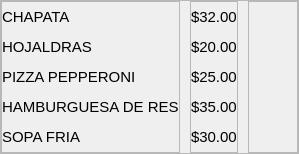
                     <widget class="QFrame" name="frame_29">
                      <property name="frameShape">
                       <enum>QFrame::StyledPanel</enum>
                      </property>
                      <property name="frameShadow">
                       <enum>QFrame::Raised</enum>
                      </property>
                      <layout class="QHBoxLayout" name="horizontalLayout_13">
                       <property name="spacing">
                        <number>10</number>
                       </property>
                       <property name="leftMargin">
                        <number>0</number>
                       </property>
                       <property name="topMargin">
                        <number>0</number>
                       </property>
                       <property name="rightMargin">
                        <number>0</number>
                       </property>
                       <property name="bottomMargin">
                        <number>0</number>
                       </property>
                       <item>
                        <widget class="QFrame" name="frame_30">
                         <property name="frameShape">
                          <enum>QFrame::StyledPanel</enum>
                         </property>
                         <property name="frameShadow">
                          <enum>QFrame::Raised</enum>
                         </property>
                         <layout class="QVBoxLayout" name="verticalLayout_22">
                          <property name="spacing">
                           <number>0</number>
                          </property>
                          <property name="leftMargin">
                           <number>0</number>
                          </property>
                          <property name="topMargin">
                           <number>0</number>
                          </property>
                          <property name="rightMargin">
                           <number>0</number>
                          </property>
                          <property name="bottomMargin">
                           <number>0</number>
                          </property>
                          <item>
                           <widget class="QLabel" name="label_57">
                            <property name="minimumSize">
                             <size>
                              <width>0</width>
                              <height>30</height>
                             </size>
                            </property>
                            <property name="maximumSize">
                             <size>
                              <width>16777215</width>
                              <height>30</height>
                             </size>
                            </property>
                            <property name="font">
                             <font>
                              <pointsize>11</pointsize>
                             </font>
                            </property>
                            <property name="text">
                             <string>CHAPATA</string>
                            </property>
                           </widget>
                          </item>
                          <item>
                           <widget class="QLabel" name="label_58">
                            <property name="minimumSize">
                             <size>
                              <width>0</width>
                              <height>30</height>
                             </size>
                            </property>
                            <property name="maximumSize">
                             <size>
                              <width>16777215</width>
                              <height>30</height>
                             </size>
                            </property>
                            <property name="font">
                             <font>
                              <pointsize>11</pointsize>
                             </font>
                            </property>
                            <property name="text">
                             <string>HOJALDRAS</string>
                            </property>
                           </widget>
                          </item>
                          <item>
                           <widget class="QLabel" name="label_63">
                            <property name="minimumSize">
                             <size>
                              <width>0</width>
                              <height>30</height>
                             </size>
                            </property>
                            <property name="maximumSize">
                             <size>
                              <width>16777215</width>
                              <height>30</height>
                             </size>
                            </property>
                            <property name="font">
                             <font>
                              <pointsize>11</pointsize>
                             </font>
                            </property>
                            <property name="text">
                             <string>PIZZA PEPPERONI</string>
                            </property>
                           </widget>
                          </item>
                          <item>
                           <widget class="QLabel" name="label_64">
                            <property name="minimumSize">
                             <size>
                              <width>0</width>
                              <height>30</height>
                             </size>
                            </property>
                            <property name="maximumSize">
                             <size>
                              <width>16777215</width>
                              <height>30</height>
                             </size>
                            </property>
                            <property name="font">
                             <font>
                              <pointsize>11</pointsize>
                             </font>
                            </property>
                            <property name="text">
                             <string>HAMBURGUESA DE RES</string>
                            </property>
                           </widget>
                          </item>
                          <item>
                           <widget class="QLabel" name="label_71">
                            <property name="minimumSize">
                             <size>
                              <width>0</width>
                              <height>30</height>
                             </size>
                            </property>
                            <property name="maximumSize">
                             <size>
                              <width>16777215</width>
                              <height>30</height>
                             </size>
                            </property>
                            <property name="font">
                             <font>
                              <pointsize>11</pointsize>
                             </font>
                            </property>
                            <property name="text">
                             <string>SOPA FRIA</string>
                            </property>
                           </widget>
                          </item>
                         </layout>
                        </widget>
                       </item>
                       <item>
                        <widget class="QFrame" name="frame_31">
                         <property name="frameShape">
                          <enum>QFrame::StyledPanel</enum>
                         </property>
                         <property name="frameShadow">
                          <enum>QFrame::Raised</enum>
                         </property>
                         <layout class="QVBoxLayout" name="verticalLayout_23">
                          <property name="spacing">
                           <number>0</number>
                          </property>
                          <property name="leftMargin">
                           <number>0</number>
                          </property>
                          <property name="topMargin">
                           <number>0</number>
                          </property>
                          <property name="rightMargin">
                           <number>0</number>
                          </property>
                          <property name="bottomMargin">
                           <number>0</number>
                          </property>
                          <item>
                           <widget class="QLabel" name="label_66">
                            <property name="minimumSize">
                             <size>
                              <width>0</width>
                              <height>30</height>
                             </size>
                            </property>
                            <property name="maximumSize">
                             <size>
                              <width>16777215</width>
                              <height>30</height>
                             </size>
                            </property>
                            <property name="font">
                             <font>
                              <pointsize>11</pointsize>
                             </font>
                            </property>
                            <property name="text">
                             <string>$32.00</string>
                            </property>
                           </widget>
                          </item>
                          <item>
                           <widget class="QLabel" name="label_67">
                            <property name="minimumSize">
                             <size>
                              <width>0</width>
                              <height>30</height>
                             </size>
                            </property>
                            <property name="maximumSize">
                             <size>
                              <width>16777215</width>
                              <height>30</height>
                             </size>
                            </property>
                            <property name="font">
                             <font>
                              <pointsize>11</pointsize>
                             </font>
                            </property>
                            <property name="text">
                             <string>$20.00</string>
                            </property>
                           </widget>
                          </item>
                          <item>
                           <widget class="QLabel" name="label_68">
                            <property name="minimumSize">
                             <size>
                              <width>0</width>
                              <height>30</height>
                             </size>
                            </property>
                            <property name="maximumSize">
                             <size>
                              <width>16777215</width>
                              <height>30</height>
                             </size>
                            </property>
                            <property name="font">
                             <font>
                              <pointsize>11</pointsize>
                             </font>
                            </property>
                            <property name="text">
                             <string>$25.00</string>
                            </property>
                           </widget>
                          </item>
                          <item>
                           <widget class="QLabel" name="label_69">
                            <property name="minimumSize">
                             <size>
                              <width>0</width>
                              <height>30</height>
                             </size>
                            </property>
                            <property name="maximumSize">
                             <size>
                              <width>16777215</width>
                              <height>30</height>
                             </size>
                            </property>
                            <property name="font">
                             <font>
                              <pointsize>11</pointsize>
                             </font>
                            </property>
                            <property name="text">
                             <string>$35.00</string>
                            </property>
                           </widget>
                          </item>
                          <item>
                           <widget class="QLabel" name="label_72">
                            <property name="minimumSize">
                             <size>
                              <width>0</width>
                              <height>30</height>
                             </size>
                            </property>
                            <property name="maximumSize">
                             <size>
                              <width>16777215</width>
                              <height>30</height>
                             </size>
                            </property>
                            <property name="font">
                             <font>
                              <pointsize>11</pointsize>
                             </font>
                            </property>
                            <property name="text">
                             <string>$30.00</string>
                            </property>
                           </widget>
                          </item>
                         </layout>
                        </widget>
                       </item>
                       <item>
                        <widget class="QFrame" name="frame_32">
                         <property name="minimumSize">
                          <size>
                           <width>50</width>
                           <height>0</height>
                          </size>
                         </property>
                         <property name="maximumSize">
                          <size>
                           <width>50</width>
                           <height>16777215</height>
                          </size>
                         </property>
                         <property name="styleSheet">
                          <string notr="true">QPushButton{
border: transparent;
}

QPushButton:hover{
border-radius:15px;
border: rgb(183, 170, 135);
background-color: rgba(183, 170, 135, 90);
}</string>
                         </property>
                         <property name="frameShape">
                          <enum>QFrame::StyledPanel</enum>
                         </property>
                         <property name="frameShadow">
                          <enum>QFrame::Raised</enum>
                         </property>
                         <layout class="QVBoxLayout" name="verticalLayout_24">
                          <property name="spacing">
                           <number>0</number>
                          </property>
                          <property name="leftMargin">
                           <number>0</number>
                          </property>
                          <property name="topMargin">
                           <number>0</number>
                          </property>
                          <property name="rightMargin">
                           <number>0</number>
                          </property>
                          <property name="bottomMargin">
                           <number>0</number>
                          </property>
                          <item>
                           <widget class="QPushButton" name="pushButton_38">
                            <property name="minimumSize">
                             <size>
                              <width>30</width>
                              <height>30</height>
                             </size>
                            </property>
                            <property name="maximumSize">
                             <size>
                              <width>30</width>
                              <height>30</height>
                             </size>
                            </property>
                            <property name="text">
                             <string/>
                            </property>
                            <property name="icon">
                             <iconset>
                              <normaloff>iconos/add_shopping_cart.png</normaloff>iconos/add_shopping_cart.png</iconset>
                            </property>
                            <property name="iconSize">
                             <size>
                              <width>20</width>
                              <height>20</height>
                             </size>
                            </property>
                           </widget>
                          </item>
                          <item>
                           <widget class="QPushButton" name="pushButton_39">
                            <property name="minimumSize">
                             <size>
                              <width>30</width>
                              <height>30</height>
                             </size>
                            </property>
                            <property name="maximumSize">
                             <size>
                              <width>30</width>
                              <height>30</height>
                             </size>
                            </property>
                            <property name="text">
                             <string/>
                            </property>
                            <property name="icon">
                             <iconset>
                              <normaloff>iconos/add_shopping_cart.png</normaloff>iconos/add_shopping_cart.png</iconset>
                            </property>
                            <property name="iconSize">
                             <size>
                              <width>20</width>
                              <height>20</height>
                             </size>
                            </property>
                           </widget>
                          </item>
                          <item>
                           <widget class="QPushButton" name="pushButton_40">
                            <property name="minimumSize">
                             <size>
                              <width>30</width>
                              <height>30</height>
                             </size>
                            </property>
                            <property name="maximumSize">
                             <size>
                              <width>30</width>
                              <height>30</height>
                             </size>
                            </property>
                            <property name="text">
                             <string/>
                            </property>
                            <property name="icon">
                             <iconset>
                              <normaloff>iconos/add_shopping_cart.png</normaloff>iconos/add_shopping_cart.png</iconset>
                            </property>
                            <property name="iconSize">
                             <size>
                              <width>20</width>
                              <height>20</height>
                             </size>
                            </property>
                           </widget>
                          </item>
                          <item>
                           <widget class="QPushButton" name="pushButton_41">
                            <property name="minimumSize">
                             <size>
                              <width>30</width>
                              <height>30</height>
                             </size>
                            </property>
                            <property name="maximumSize">
                             <size>
                              <width>30</width>
                              <height>30</height>
                             </size>
                            </property>
                            <property name="text">
                             <string/>
                            </property>
                            <property name="icon">
                             <iconset>
                              <normaloff>iconos/add_shopping_cart.png</normaloff>iconos/add_shopping_cart.png</iconset>
                            </property>
                            <property name="iconSize">
                             <size>
                              <width>20</width>
                              <height>20</height>
                             </size>
                            </property>
                           </widget>
                          </item>
                          <item>
                           <widget class="QPushButton" name="pushButton_42">
                            <property name="minimumSize">
                             <size>
                              <width>30</width>
                              <height>30</height>
                             </size>
                            </property>
                            <property name="maximumSize">
                             <size>
                              <width>30</width>
                              <height>30</height>
                             </size>
                            </property>
                            <property name="text">
                             <string/>
                            </property>
                            <property name="icon">
                             <iconset>
                              <normaloff>iconos/add_shopping_cart.png</normaloff>iconos/add_shopping_cart.png</iconset>
                            </property>
                            <property name="iconSize">
                             <size>
                              <width>20</width>
                              <height>20</height>
                             </size>
                            </property>
                           </widget>
                          </item>
                         </layout>
                        </widget>
                       </item>
                      </layout>
                     </widget>
